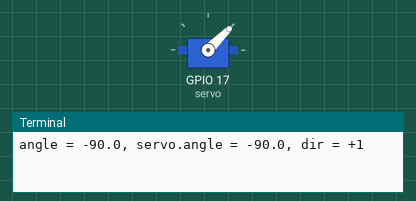
Simulated run of this program. Board: Raspberry Pi (BCM pin numbers). Shown: servo, the last lines printed to the terminal. Servo angles are drawn from the pulse width (0.5 ms = 0°, 2.5 ms = 180°). At 36.0 s the program stops and its outputs stay as they are.

Above: at 0.1 s.
At 6.1 s:
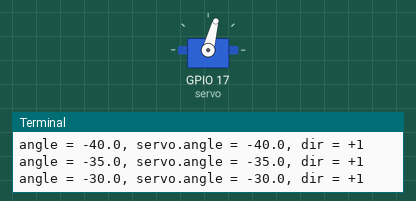
At 13.6 s:
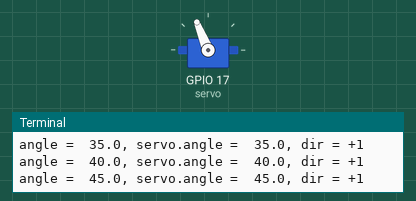
At 27.6 s:
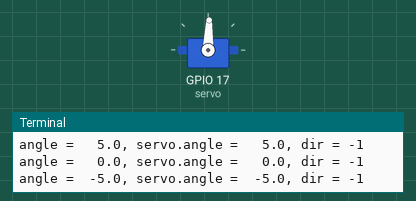
Timing chart, 0 to 37.0 s (numbered marks = the images above):
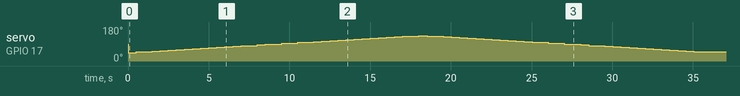

The program:

servo_angle.py
```python
# servo_angle.py
# 서보 각도를 제어합니다.

from gpiozero import AngularServo
from gpiozero.pins.pigpio import PiGPIOFactory
from time import sleep

servo = AngularServo(17, pin_factory=PiGPIOFactory())

angle = -90
dir = 1
duration = 0.5
angle_increment = 5
for _ in range( 180//angle_increment*2 ) :
    angle = max( -90, min(90, angle) )
    servo.angle = angle
    print( f"angle = {angle:5.1f}, ", end="" )
    print( f"servo.angle = {servo.angle:5.1f}, ", end="" )
    print( f"dir = {dir:+2d}" )
    sleep( duration )

    angle += (dir*angle_increment)

    if angle >=90 :
        dir = -1
    elif angle <= -90 :
        dir = 1
    pass
pass
```

Measured:
- by itself, servo on GPIO 17 (servo): 90° → 45° at 0.02 s, → 48° 0.48 s later, → 50° 0.50 s later, → 52° 0.50 s later, … (72 changes in this stretch)
